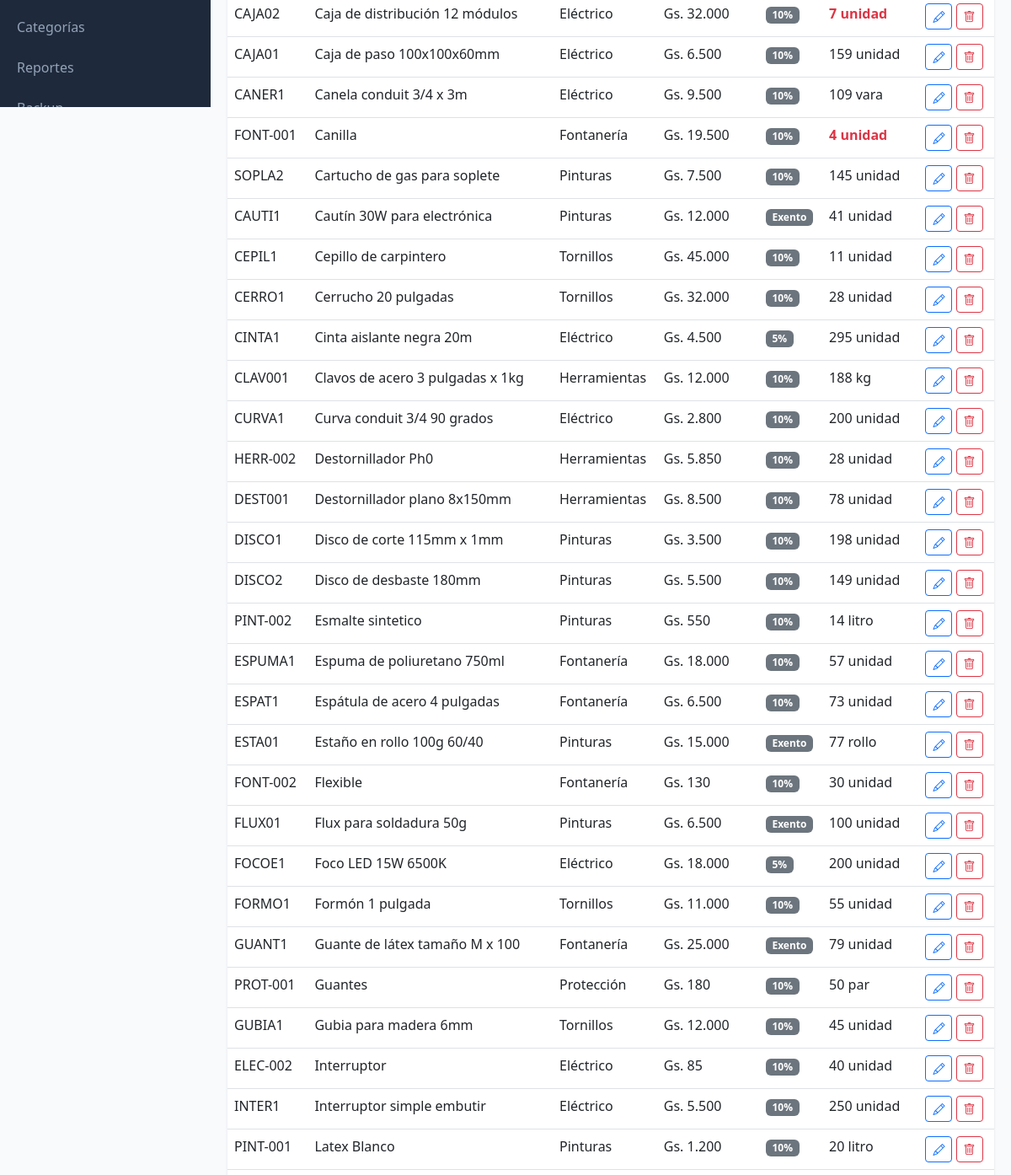
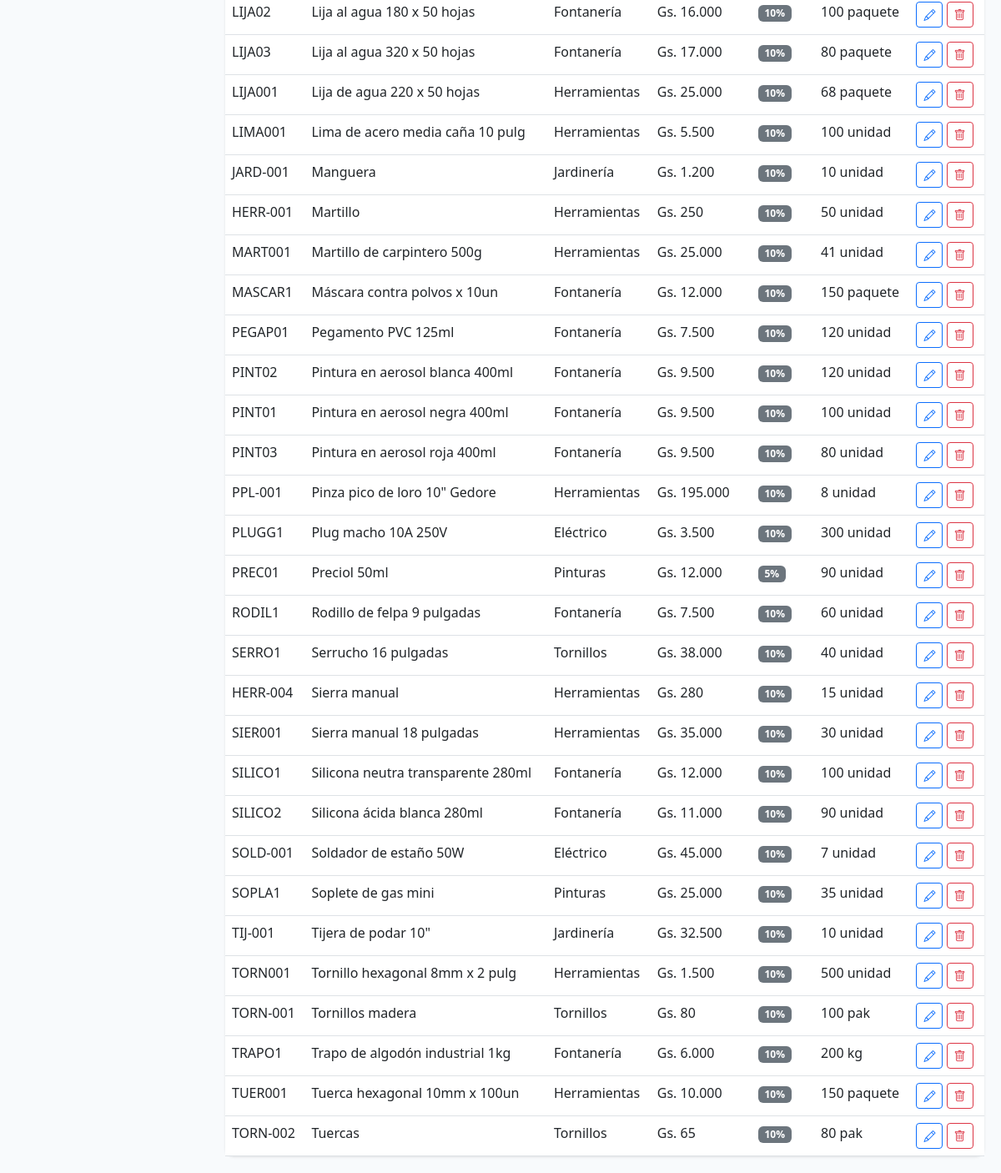
/public/index.php?page=products (signed in, lower part), run on an earlier commit of the app's database (2 pictures, top to bottom).
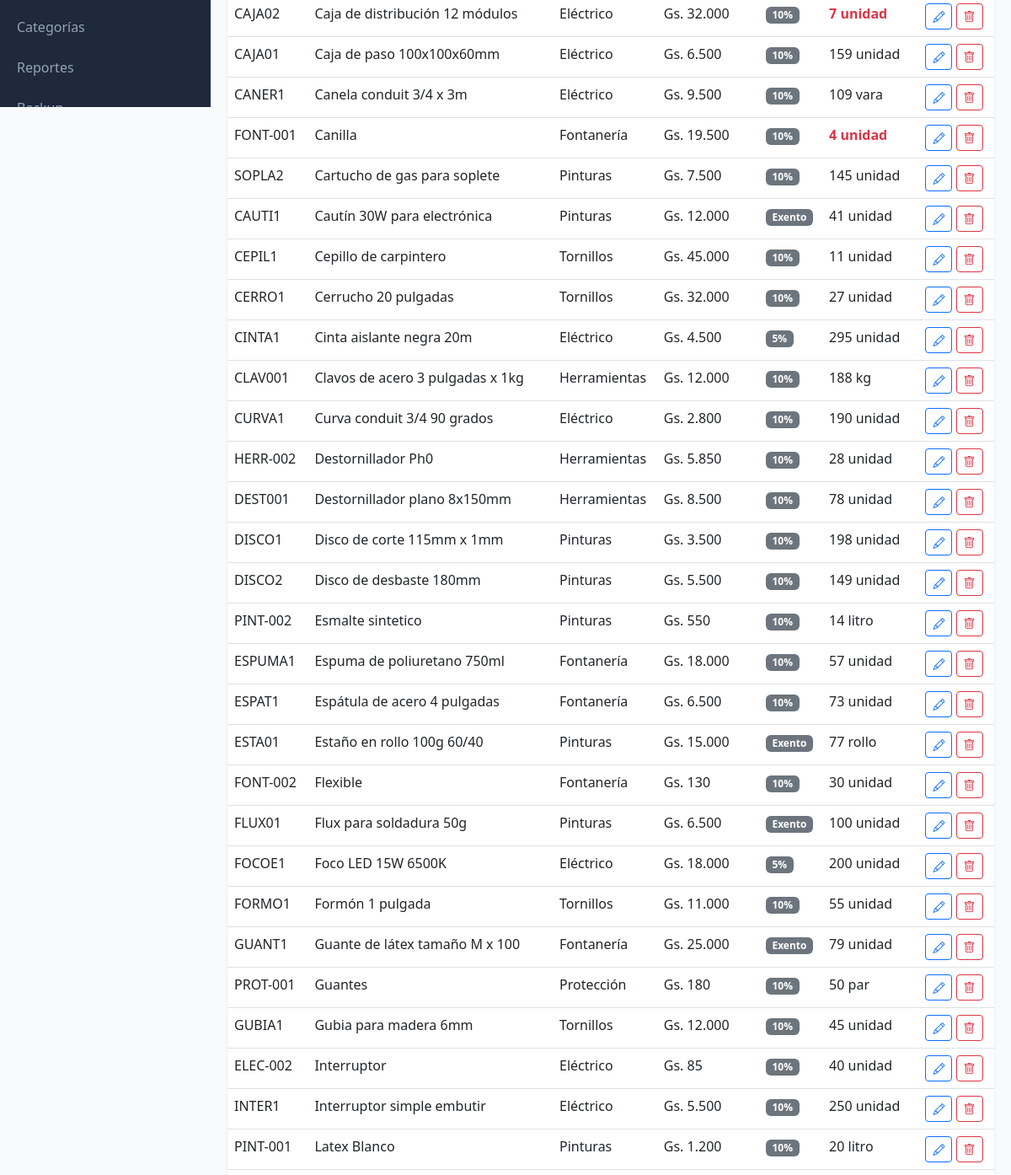
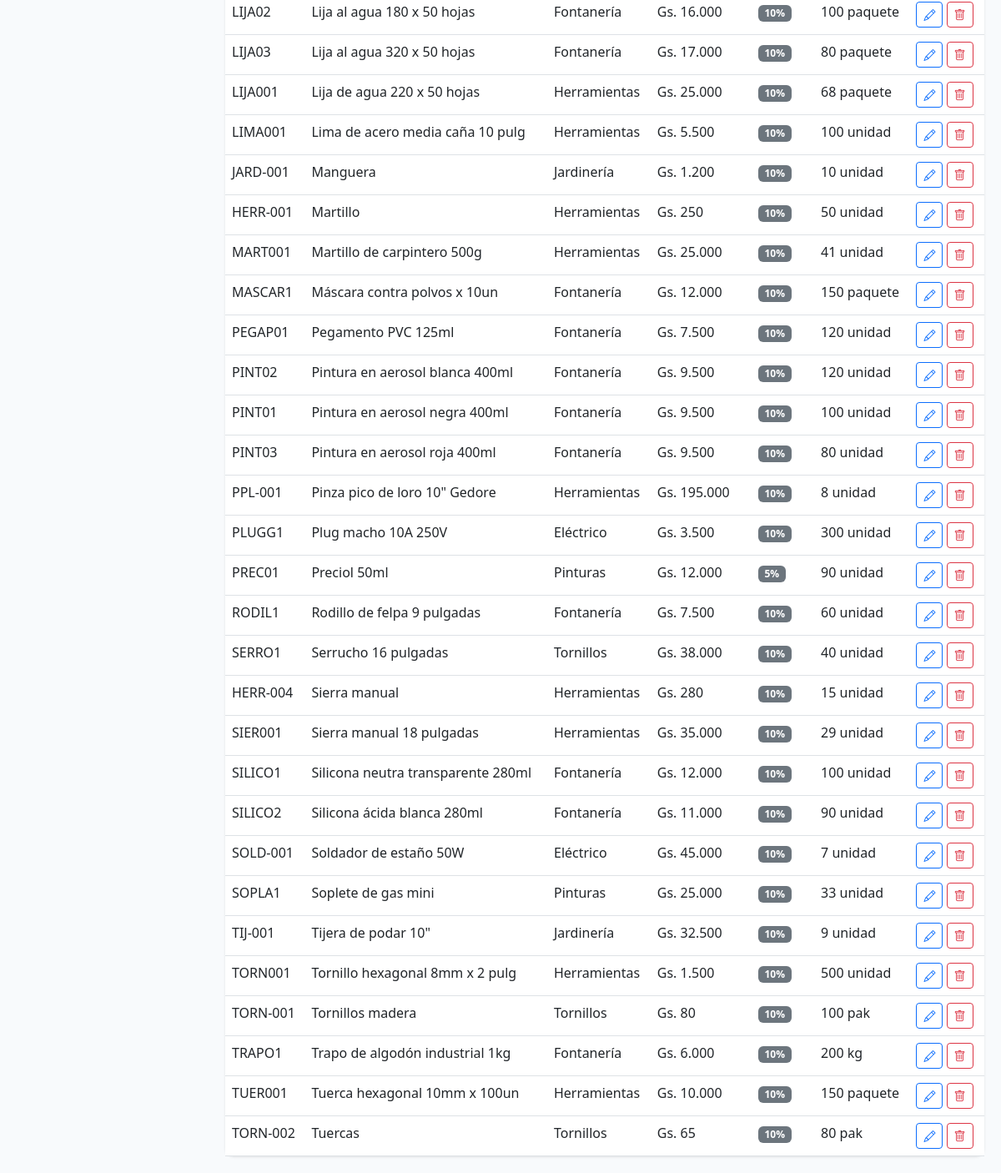
And on a later commit of the database (2 pictures, top to bottom).
### tables this page shows
CREATE TABLE products (
                id INTEGER PRIMARY KEY AUTOINCREMENT,
                code TEXT UNIQUE,
                barcode TEXT,
                name TEXT NOT NULL,
                description TEXT,
                category_id INTEGER,
                provider_id INTEGER,
                unit TEXT DEFAULT 'unidad',
                cost_price REAL DEFAULT 0,
                sale_price REAL DEFAULT 0,
                wholesale_price REAL DEFAULT 0,
                stock INTEGER DEFAULT 0,
                min_stock INTEGER DEFAULT 5,
                location TEXT,
                active INTEGER DEFAULT 1,
                created_at DATETIME DEFAULT CURRENT_TIMESTAMP, iva INTEGER DEFAULT 10,
                FOREIGN KEY (category_id) REFERENCES categories(id),
                FOREIGN KEY (provider_id) REFERENCES providers(id)
            );

CREATE TABLE categories (
                id INTEGER PRIMARY KEY AUTOINCREMENT,
                name TEXT NOT NULL,
                description TEXT,
                parent_id INTEGER,
                active INTEGER DEFAULT 1,
                created_at DATETIME DEFAULT CURRENT_TIMESTAMP
            );

### class/Database.php (called while the page is built, shortened)
<?php
class Database extends PDO {
    private static $instance = null;
    public static function getInstance() {
        if (self::$instance === null) {
            self::$instance = new self();
        }
        return self::$instance;
    }
}

### class/Format.php (called while the page is built, shortened)
<?php
class Format {
    public static function money($amount) {
        $amount = floatval($amount);
        return 'Gs. ' . number_format($amount, 0, ',', '.');
    }
}

### views/products/index.php (the view, shortened to what this page needs)
<?php
$products = db()->query("SELECT p.*, c.name as category_name FROM products p LEFT JOIN categories c ON p.category_id = c.id WHERE p.active = 1 ORDER BY p.name")->fetchAll(PDO::FETCH_ASSOC);
$rows_html = '';
foreach ($products as $p) {
    $stockClass = $p['stock'] <= $p['min_stock'] ? 'text-danger fw-bold' : '';
    $iva_label = $p['iva'] == 0 ? 'Exento' : $p['iva'] . '%';
    $rows_html .= '<tr>
        <td>' . htmlspecialchars($p['code']) . '</td>
        <td>' . htmlspecialchars($p['name']) . '</td>
        <td>' . ($p['category_name'] ?? '-') . '</td>
        <td>' . Format::money($p['sale_price']) . '</td>
        <td><span class="badge bg-secondary">' . $iva_label . '</span></td>
        <td class="' . $stockClass . '">' . $p['stock'] . ' ' . $p['unit'] . '</td>
        <td>
            <a href="?page=products&action=edit&id=' . $p['id'] . '" class="btn btn-sm btn-outline-primary"><i class="bi bi-pencil"></i></a>
            <a href="?page=products&action=delete&id=' . $p['id'] . '" class="btn btn-sm btn-outline-danger" onclick="return confirm(\'Confirmar?\')"><i class="bi bi-trash"></i></a>
        </td>
    </tr>';
}
$content = '
<div class="row mb-3">
    <div class="col-md-6">
        <a href="?page=products&action=new" class="btn btn-primary"><i class="bi bi-plus-circle"></i> Nuevo Producto</a>
    </div>
    <div class="col-md-6">
        <input type="text" id="search" class="form-control" placeholder="Buscar...">
    </div>
</div>
<div class="card">
    <div class="card-body p-0">
        <table class="table table-hover mb-0" id="tabla">
            <thead class="table-light">
                <tr>
                    <th>Código</th>
                    <th>Nombre</th>
                    <th>Categoría</th>
                    <th>Precio Venta</th>
                    <th>IVA</th>
                    <th>Stock</th>
                    <th>Acciones</th>
                </tr>
            </thead>
            <tbody>
                ' . $rows_html . '
            </tbody>
        </table>
    </div>
</div>
<script>
document.getElementById("search").addEventListener("keyup", function() {
    var filter = this.value.toLowerCase();
    document.querySelectorAll("#tabla tbody tr").forEach(function(row) {
        row.style.display = row.textContent.toLowerCase().includes(filter) ? "" : "none";
    });
});
</script>';

What changed in the data, as far as the page shows it:
changed products "CERRO1": stock "28" → "27"
changed products "CURVA1": stock "200" → "190"
changed products "SIER001": stock "30" → "29"
changed products "SOPLA1": stock "35" → "33"
changed products "TIJ-001": stock "10" → "9"
